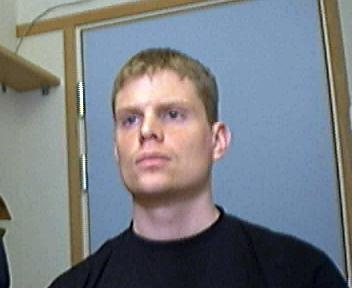
%> input picture Face_Recognition_Neural_Network/ref_test01.jpg, 352 x 288 px
$ octave demo_mat_face.m   (GNU Octave 9; MATLAB toolbox functions it lacks are replaced by stand-ins)
%> lines starting %> are read from the running program, lines starting %| are printed output that depends on the picture
clc
clear all
close all
%image read
%I = imread('cameraman.tif');
I = imread('ref_test01.jpg');
%> I is the input picture: size 288x352x3 uint8; mean R, G, B 120.3, 124.8, 130.7
figure;imshow(I);title('Original Image');

%rgb2 gray conversion
rgb_I=rgb2gray(I);%image toolbox dependent
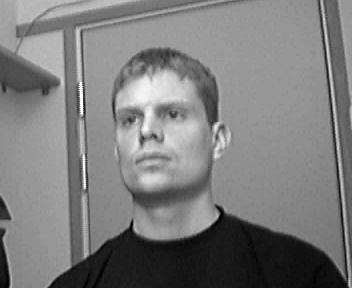
%> rgb_I: size 288x352 uint8; min 1, max 253, mean 124.1
figure;imshow(rgb_I);title('RGB Image');


% histrogram calculations
reg_I_hist=imhist(rgb_I);
%> reg_I_hist = 256 values, max 4726 at index 151, min 0 at index 1, mean 396
figure;plot(reg_I_hist);
%> after `plot(reg_I_hist)`:
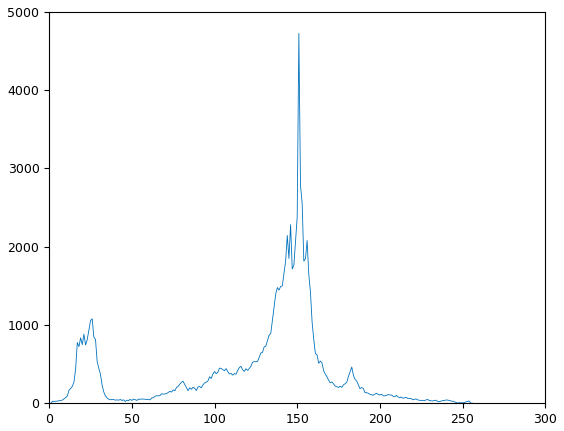
%> figure redrawn from the program's plot data; curve peaks at x = 151, y = 4726

% histrogram calculations
eq_I_hist= histeq(rgb_I);
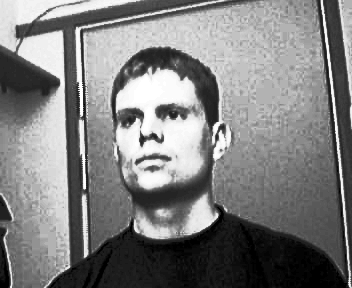
%> eq_I_hist: size 288x352 uint8; min 0, max 255, mean 127
figure;imshow(eq_I_hist);

% Noise addition
J = imnoise(rgb_I,'salt & pepper',0.02);
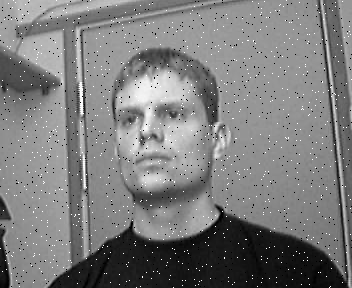
%> J: size 288x352 uint8; min 0, max 255, mean 124.1
figure;subplot(221),imshow(J);

% median filtering calculations
L = medfilt2(J,[5 5]);
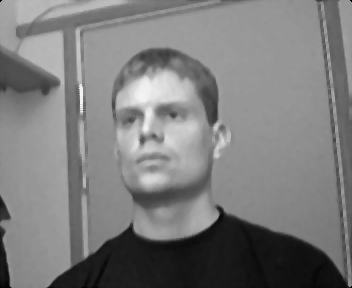
%> L: size 288x352 uint8; min 0, max 245, mean 124.2
subplot(222),imshow(L);

% median filtering calculations
L1 = medfilt2(J,[3 3]);
%subplot(222),imshow(L);

% error 5x5 calculations
err = L - rgb_I;
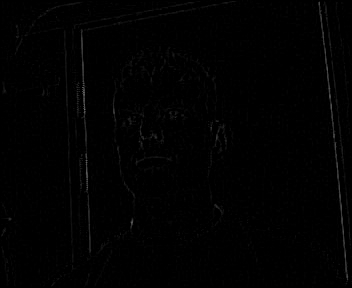
%> err: size 288x352 uint8; min 0, max 114, mean 1.5
subplot(223),imshow(err);

% error 3x3 calculations
err1 = L1 - rgb_I;
subplot(224),imshow(err1);

$ run again, with Face_Recognition_Neural_Network/Copy of test07.jpg copied over Face_Recognition_Neural_Network/ref_test01.jpg
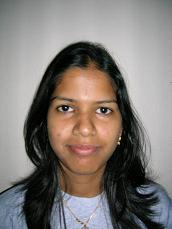
%> input picture Face_Recognition_Neural_Network/Copy of test07.jpg, 172 x 229 px
%> I is the input picture: size 229x172x3 uint8; mean R, G, B 128.9, 121.9, 117.4
%> `rgb_I=rgb2gray(I);`:
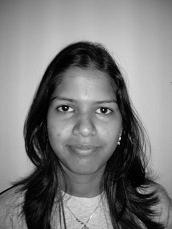
%> rgb_I: size 229x172 uint8; min 0, max 254, mean 123.5
%> reg_I_hist = 256 values, max 519 at index 182, min 0 at index 221, mean 153.9
%> `err = L - rgb_I;`:
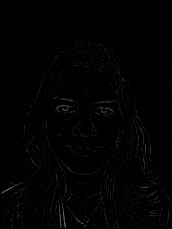
%> err: size 229x172 uint8; min 0, max 104, mean 2.1

$ run again, with Face_Recognition_Neural_Network/Copy of test08.jpg copied over Face_Recognition_Neural_Network/ref_test01.jpg
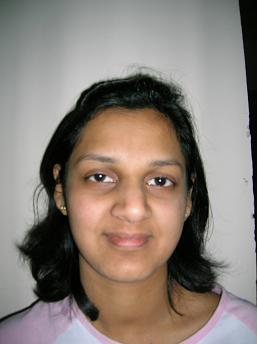
%> input picture Face_Recognition_Neural_Network/Copy of test08.jpg, 257 x 344 px
%> I is the input picture: size 344x257x3 uint8; mean R, G, B 138.6, 127.3, 119.5
%> `rgb_I=rgb2gray(I);`:
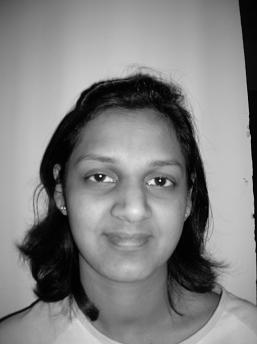
%> rgb_I: size 344x257 uint8; min 0, max 254, mean 129.8
%> reg_I_hist = 256 values, max 1317 at index 196, min 0 at index 224, mean 345.3
%> `err = L - rgb_I;`:
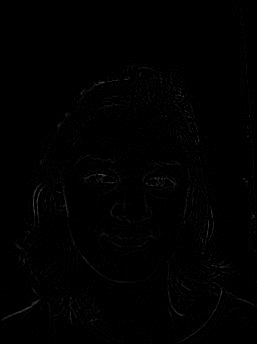
%> err: size 344x257 uint8; min 0, max 77, mean 1.1
